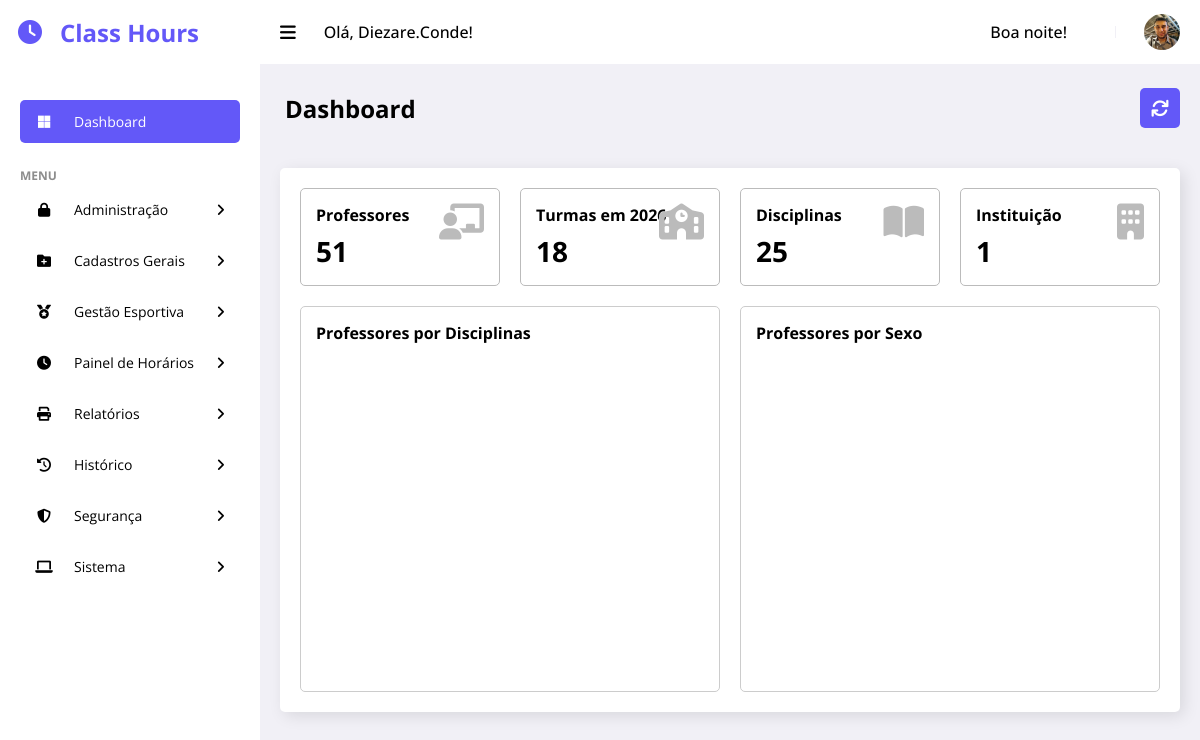
Screenshot of /app/pages/dashboard.php (signed in) with the database file from the repository.
### tables this page shows
CREATE TABLE `usuario` (
  `id_usuario` int(11) NOT NULL,
  `nome_usuario` varchar(50) NOT NULL,
  `email_usuario` varchar(100) NOT NULL,
  `senha_usuario` varchar(255) NOT NULL,
  `nivel_usuario` varchar(25) NOT NULL,
  `situacao_usuario` enum('Ativo','Inativo') NOT NULL DEFAULT 'Ativo',
  `data_cadastro_usuario` datetime NOT NULL DEFAULT current_timestamp(),
  `data_alteracao_senha_usuario` datetime DEFAULT NULL,
  `imagem_usuario` varchar(255) DEFAULT NULL
);

CREATE TABLE `ano_letivo` (
  `id_ano_letivo` int(11) NOT NULL,
  `ano` year(4) NOT NULL,
  `data_inicio` date NOT NULL,
  `data_fim` date NOT NULL,
  `data_cadastro` datetime DEFAULT current_timestamp()
);

### app/pages/dashboard.php (the view, shortened to what this page needs)
<?php
require_once __DIR__ . '/../../configs/init.php';
include_once APP_SERVER_PATH . '/models/header.php';
$idAnoLetivo = null;
$anoLabel		= date('Y');
$stmt = $pdo->query("
		SELECT id_ano_letivo, ano
		FROM ano_letivo
		WHERE CURDATE() BETWEEN data_inicio AND data_fim
		LIMIT 1
");
if ($row = $stmt->fetch(PDO::FETCH_ASSOC)) {
		$idAnoLetivo = (int)$row['id_ano_letivo'];
		$anoLabel		= $row['ano'];
}
$totalProf = (int)$pdo->query("SELECT COUNT(*) FROM professor")->fetchColumn();
$totalDisc = (int)$pdo->query("SELECT COUNT(*) FROM disciplina")->fetchColumn();
$totalInst = (int)$pdo->query("SELECT COUNT(*) FROM instituicao")->fetchColumn();
$totalTurmas = 0;
if ($idAnoLetivo) {
		$stmtTurmas = $pdo->prepare("SELECT COUNT(*) FROM turma WHERE id_ano_letivo = ?");
		$stmtTurmas->execute([$idAnoLetivo]);
		$totalTurmas = (int)$stmtTurmas->fetchColumn();
}
?>
<main>
	<div class="page-header">
		<h1>Dashboard</h1>
			<a href="<?php echo PAGES_PATH; ?>/horarios.php" class="btn-add" aria-label="Gerar Horários" title="Gerar Horários">
				<i class="fa-solid fa-arrows-rotate"></i> Gerar Horários
			</a>
	</div>
	<div class="data">
		<div class="content-data">
			<div class="row-cards">
				<div class="card">
					<p class="card-title">Professores</p>
					<h2 class="card-number"><?php echo $totalProf; ?></h2>
					<i class="fa-solid fa-chalkboard-teacher card-icon"></i>
				</div>
				<div class="card">
					<p class="card-title">Turmas em <?php echo htmlspecialchars($anoLabel); ?></p>
					<h2 class="card-number"><?php echo $totalTurmas; ?></h2>
					<i class="fa-solid fa-school card-icon"></i>
				</div>
				<div class="card">
					<p class="card-title">Disciplinas</p>
					<h2 class="card-number"><?php echo $totalDisc; ?></h2>
					<i class="fa-solid fa-book-open card-icon"></i>
				</div>
				<div class="card">
					<p class="card-title">Instituição</p>
					<h2 class="card-number"><?php echo $totalInst; ?></h2>
					<i class="fa-solid fa-building card-icon"></i>
				</div>
			</div>
			<div class="row-charts">
				<div class="chart-container">
					<p class="card-title">Professores por Disciplinas</p>
					<div id="chartBarras" class="chart chart-barras"></div>
				</div>
				<div class="chart-container">
					<p class="card-title">Professores por Sexo</p>
					<div id="chartPizza" class="chart chart-pizza"></div>
				</div>
			</div>
		</div>
	</div>
</main>
</body>
</html>

### app/models/header.php (shortened to what this page needs)
<?php
$idUsuario     = $_SESSION['id_usuario'] ?? 0;
$nomeUsuario   = 'Convidado';
$fotoPerfilBD  = '';
$fotoPerfil    = '';
if ($idUsuario > 0) {
    $stmtUser = $pdo->prepare("
        SELECT nome_usuario, imagem_usuario
        FROM usuario
        WHERE id_usuario = ?
        LIMIT 1
    ");
    $stmtUser->execute([$idUsuario]);
    if ($rowUser = $stmtUser->fetch(PDO::FETCH_ASSOC)) {
        $nomeUsuario  = $rowUser['nome_usuario'];
        $fotoPerfilBD = $rowUser['imagem_usuario'] ?? '';
    }
}
$host         = $_SERVER['HTTP_HOST'] ?? 'localhost';
$isLocalhost  = ($host === 'localhost' || $host === '127.0.0.1' || filter_var($host, FILTER_VALIDATE_IP));
$isHttps      = (!empty($_SERVER['HTTPS']) && $_SERVER['HTTPS'] !== 'off');
$isProduction = ($isHttps && !$isLocalhost);
if (empty($fotoPerfilBD)) {
    $fotoPerfil = rtrim(IMG_PATH, '/') . '/perfil/sem-foto.jpg';
} else if (preg_match('#^https?://#', $fotoPerfilBD)) {
    $fotoPerfil = $isProduction ? preg_replace('#^http://#', 'https://', $fotoPerfilBD) : $fotoPerfilBD;
} else {
    $fotoPerfil = rtrim(IMG_PATH, '/') . '/perfil/' . ltrim($fotoPerfilBD, '/');
}
$currentPath = parse_url($_SERVER['REQUEST_URI'] ?? '', PHP_URL_PATH) ?? '';
$currentFile = strtolower(basename($currentPath));
$grpAdmin      = ['evento.php', 'instituicao.php', 'usuario.php'];
$grpCadastros  = ['ano-letivo.php', 'disciplina.php', 'nivel-ensino.php', 'professor.php', 'sala.php', 'serie.php', 'turma.php', 'turno.php'];
$grpEsportes   = ['categoria.php', 'hora-aula-escolinha.php', 'modalidade.php'];
$grpPainel     = ['horarios.php', 'horarios-treino.php'];
$grpRelatorios = ['horario-aulas.php', 'horarios-professores.php', 'horarios-treino-geral.php', 'relatorio-hora-aula-escolinha.php', 'prof-aulas.php'];
$grpHistorico  = ['historico-horarios.php'];
$grpSeguranca  = ['backup.php', 'restore.php'];
function isSectionActive(array $files): bool {
    global $currentFile;
    return in_array($currentFile, array_map('strtolower', $files), true);
}
function dropdownClasses(array $files): string {
    return isSectionActive($files) ? ' active' : '';
}
$hora = date('H');
if ($hora >= 5 && $hora < 12) {
    $saudacao = 'Bom dia!';
} elseif ($hora >= 12 && $hora < 18) {
    $saudacao = 'Boa tarde!';
} else {
    $saudacao = 'Boa noite!';
}
?>
<!DOCTYPE html>
<html lang="pt-br" data-sw-path="<?= SW_PATH ?>">
<head><meta charset="utf-8">
	<link rel="stylesheet" href="https://cdnjs.cloudflare.com/ajax/libs/font-awesome/6.0.0-beta3/css/all.min.css">
	<link rel="stylesheet" href="<?php echo CSS_PATH; ?>/style.css">
	<link rel="stylesheet" href="<?= SW_PATH ?>/sweetalert2.css">
</head>
<body>
	<section id="sidebar">
		<a href="#" class="brand"><i class="fa-solid fa-clock icon"></i>Class Hours</a>
		<ul class="side-menu">
			<li>
				<a href="<?php echo PAGES_PATH; ?>/dashboard.php" <?php echo ($currentFile === 'dashboard.php' ? 'class="active"' : ''); ?>>
					<i class="fa-brands fa-microsoft icon"></i>Dashboard
				</a>
			</li>
			<li class="divider" data-text="menu">Menu</li>
			<li>
				<a href="#" class="has-dropdown<?php echo dropdownClasses($grpAdmin); ?>">
					<i class="fa-solid fa-lock icon"></i> Administração
					<i class="fa-solid fa-angle-right icon-right"></i>
				</a>
			</li>
			<li>
				<a href="#" class="has-dropdown<?php echo dropdownClasses($grpCadastros); ?>">
					<i class="fa-solid fa-folder-plus icon"></i> Cadastros Gerais
					<i class="fa-solid fa-angle-right icon-right"></i>
				</a>
			</li>
			<li>
				<a href="#" class="has-dropdown<?php echo dropdownClasses($grpEsportes); ?>">
					<i class="fa-solid fa-medal icon"></i> Gestão Esportiva
					<i class="fa-solid fa-angle-right icon-right"></i>
				</a>
			</li>
			<li>
				<a href="#" class="has-dropdown<?php echo dropdownClasses($grpPainel); ?>">
					<i class="fa-solid fa-clock icon"></i> Painel de Horários
					<i class="fa-solid fa-angle-right icon-right"></i>
				</a>
			</li>
			<li>
				<a href="#" class="has-dropdown<?php echo dropdownClasses($grpRelatorios); ?>">
					<i class="fa-solid fa-print icon"></i> Relatórios
					<i class="fa-solid fa-angle-right icon-right"></i>
				</a>
			</li>
			<li>
				<a href="#" class="has-dropdown<?php echo dropdownClasses($grpHistorico); ?>">
					<i class="fa-solid fa-clock-rotate-left icon"></i> Histórico
					<i class="fa-solid fa-angle-right icon-right"></i>
				</a>
			</li>
			<li>
				<a href="#" class="has-dropdown<?php echo dropdownClasses($grpSeguranca); ?>">
					<i class="fa-solid fa-shield icon"></i> Segurança
					<i class="fa-solid fa-angle-right icon-right"></i>
				</a>
			</li>
			<li>
				<a href="#" class="has-dropdown">
					<i class="fa-solid fa-laptop icon"></i> Sistema
					<i class="fa-solid fa-angle-right icon-right"></i>
				</a>
			</li>
		</ul>
	</section>
	<section id="content">
		<nav>
			<i class="fa-solid fa-bars toggle-sidebar"></i>
			<form action="#">
				<div class="user-greeting">
					Olá, <?php echo htmlspecialchars($nomeUsuario); ?>!
				</div>
			</form>
			<div class="user-greeting">
				<?= $saudacao ?>
			</div>
			<div class="profile">
				<img src="<?php echo $fotoPerfil; ?>" alt="Profile" class="avatar">
			</div>
		</nav>

### app/assets/sw2/sweetalert2.css (style rules this page uses)
:root { --swal2-outline: 0 0 0 3px rgba(100, 150, 200, 0.5); --swal2-container-padding: 0.625em; --swal2-backdrop: rgba(0, 0, 0, 0.4); --swal2-backdrop-transition: background-color 0.15s; --swal2-width: 32em; --swal2-padding: 0 0 1.25em; --swal2-border: none; --swal2-border-radius: 0.3125rem; --swal2-background: white; --swal2-color: #545454; --swal2-show-animation: swal2-show 0.3s; --swal2-hide-animation: swal2-hide 0.15s forwards; --swal2-icon-zoom: 1; --swal2-icon-animations: true; --swal2-title-padding: 0.8em 1em 0; --swal2-html-container-padding: 1em 1.6em 0.3em; --swal2-input-border: 1px solid #d9d9d9; --swal2-input-border-radius: 0.1875em; --swal2-input-box-shadow: inset 0 1px 1px rgba(0, 0, 0, 0.06), 0 0 0 3px transparent; --swal2-input-background: transparent; --swal2-input-transition: border-color 0.2s, box-shadow 0.2s; --swal2-input-hover-box-shadow: inset 0 1px 1px rgba(0, 0, 0, 0.06), 0 0 0 3px transparent; --swal2-input-focus-border: 1px solid #b4dbed; --swal2-input-focus-box-shadow: inset 0 1px 1px rgba(0, 0, 0, 0.06), 0 0 0 3px rgba(100, 150, 200, 0.5); --swal2-progress-step-background: #add8e6; --swal2-validation-message-background: #f0f0f0; --swal2-validation-message-color: #666; --swal2-footer-border-color: #eee; --swal2-footer-background: transparent; --swal2-footer-color: inherit; --swal2-timer-progress-bar-background: rgba(0, 0, 0, 0.3); --swal2-close-button-position: initial; --swal2-close-button-inset: auto; --swal2-close-button-font-size: 2.5em; --swal2-close-button-color: #ccc; --swal2-close-button-transition: color 0.2s, box-shadow 0.2s; --swal2-close-button-outline: initial; --swal2-close-button-box-shadow: inset 0 0 0 3px transparent; --swal2-close-button-focus-box-shadow: inset var(--swal2-outline); --swal2-close-button-hover-transform: none; --swal2-actions-justify-content: center; --swal2-actions-width: auto; --swal2-actions-margin: 1.25em auto 0; --swal2-actions-padding: 0; --swal2-actions-border-radius: 0; --swal2-actions-background: transparent; --swal2-action-button-transition: background-color 0.2s, box-shadow 0.2s; --swal2-action-button-hover: black 10%; --swal2-action-button-active: black 10%; --swal2-confirm-button-box-shadow: none; --swal2-confirm-button-border-radius: 0.25em; --swal2-confirm-button-background-color: #7066e0; --swal2-confirm-button-color: #fff; --swal2-deny-button-box-shadow: none; --swal2-deny-button-border-radius: 0.25em; --swal2-deny-button-background-color: #dc3741; --swal2-deny-button-color: #fff; --swal2-cancel-button-box-shadow: none; --swal2-cancel-button-border-radius: 0.25em; --swal2-cancel-button-background-color: #6e7881; --swal2-cancel-button-color: #fff; --swal2-toast-show-animation: swal2-toast-show 0.5s; --swal2-toast-hide-animation: swal2-toast-hide 0.1s forwards; --swal2-toast-border: none; --swal2-toast-box-shadow: 0 0 1px hsl(0deg 0% 0% / 0.075), 0 1px 2px hsl(0deg 0% 0% / 0.075), 1px 2px 4px hsl(0deg 0% 0% / 0.075), 1px 3px 8px hsl(0deg 0% 0% / 0.075), 2px 4px 16px hsl(0deg 0% 0% / 0.075); }

### rows the page displays
usuario: nome_usuario "Diezare.Conde", imagem_usuario (picture)
ano_letivo: ano "2026"

### other values shown
$saudacao "Boa noite!"
$totalProf "51"
$totalTurmas "18"
$totalDisc "25"
$totalInst "1"
